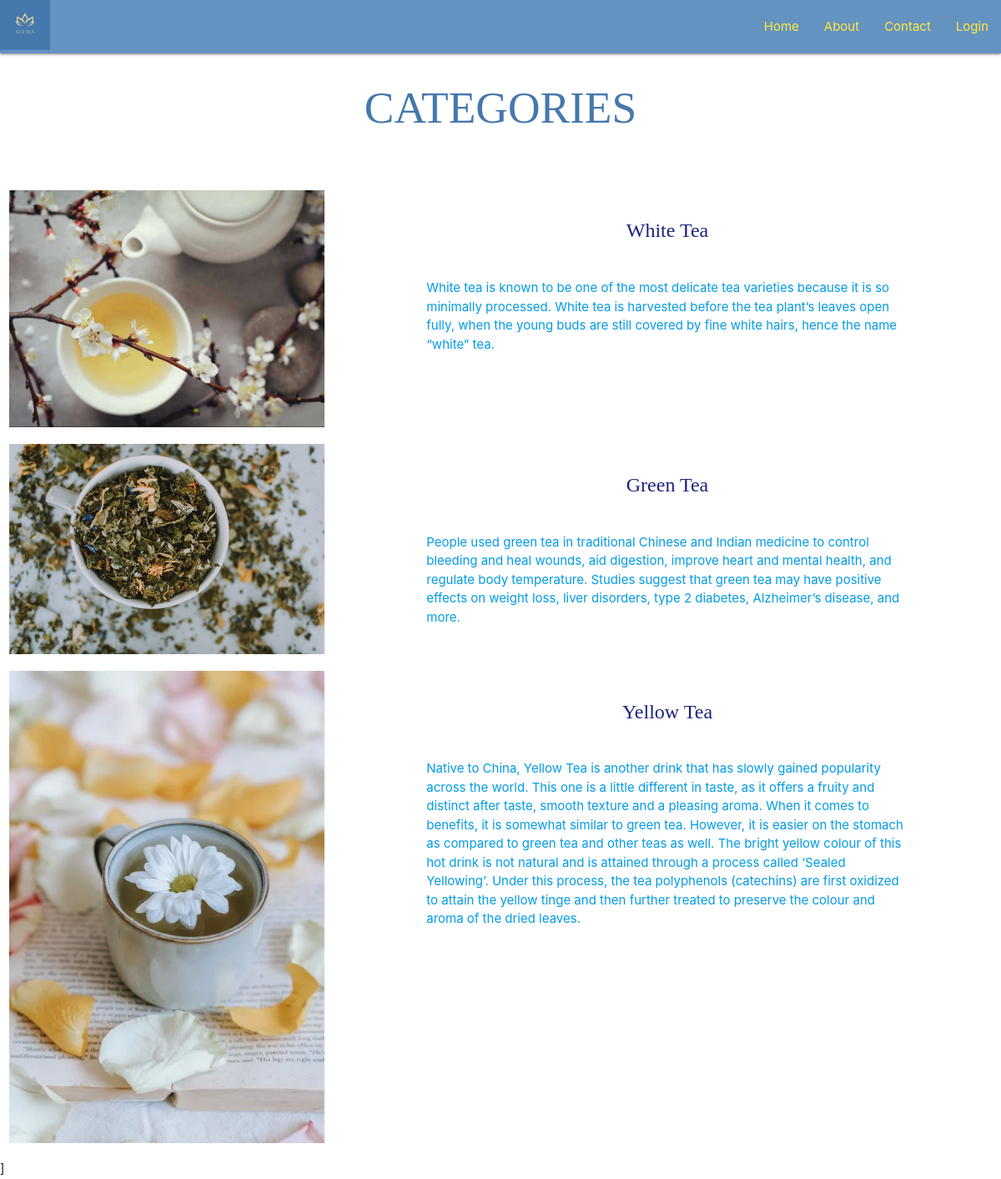
The app's page /shop/ with its own data.
### shop/models.py (models this page shows, shortened)
class Categories(models.Model):
    title=models.CharField(max_length=100, primary_key=True, unique=True, blank=False)
    slug=models.SlugField()
    body=models.TextField()
    thumb=models.ImageField(blank=True)

### shop/views.py (the view)
# urls.py: path('', views.categories_list,name="categories"),
def categories_list(request):
    categories=Categories.objects.all()
    return render(request, 'shop/categories.html',{'categories':categories})

### shop/templates/shop/categories.html (shortened to what this page needs)
{% load static %}
<html lang="en">
<head>
  <link rel="stylesheet" href="https://use.fontawesome.com/releases/v5.0.13/css/all.css">
  <link rel="stylesheet" href="https://cdnjs.cloudflare.com/ajax/libs/materialize/1.0.0-beta/css/materialize.min.css">
  <link rel="stylesheet" href="{% static 'style.css' %}">
</head>
<body>
<nav>
    <div class="nav-wrapper color">
      <a href="#" class="brand-logo"><img class="responsive-img logo" src="{% static 'img/VCT TEA(60X60).jpg' %}"></a>
      <ul id="nav-mobile" class="right hide-on-med-and-down">
        <li><a href="#"><span class="yellow-text">Home</span></a></li>
        <li><a href="#"><span class="yellow-text">About</span></a></li>
        <li><a href="#"><span class="yellow-text">Contact</span></a></li>
        <li><a href="#"><span class="yellow-text">Login</span></a></li>
      </ul>
    </div>
</nav>
    <div class="categories">
        <h2>CATEGORIES</h2>
        {% for category in categories %}
        <a href="{% url 'shop:product_list' title=category.title %}" >
          <div class="row">
            <div class="col s12 l4">
                <img src="{{ category.thumb.url }}" alt="" class="responsive-img materialboxed">
            </div>
            <div class="col s12 l6 offset-l1">
              <h2 class="indigo-text text-darken-4 card-font">{{ category.title }}</h2>
              <p>{{ category.body }}</p>
            </div>
          </div>
        </a>
        {% endfor %}
    </div>
</body>
</html>

### assets/style.css (style rules this page uses)
h2 { text-align: center; font-family: Mate; color: #4578ad; padding-bottom: 4%; }
.card-font { color: #4578ad; font-family: Volkhorn SC; font-size: large; }
.color { background-color: #6492c1; }
h2.card-font { font-size: x-large; }

### records on screen
Categories: thumb (picture), title "White Tea", body "White tea is known to be one of the most delicate tea varieties because it is so minimally processed. White tea is harvested before the tea plant’s leaves open fully, when the young buds are still covered by fine white hairs, hence the name “white” tea."
Categories: thumb (picture), title "Green Tea", body "People used green tea in traditional Chinese and Indian medicine to control bleeding and heal wounds, aid digestion, improve heart and mental health, and regulate body temperature. Studies suggest that green tea may have positive effects on weight loss, liver disorders, type 2 diabetes, Alzheimer’s disease, and more."
Categories: thumb (picture), title "Yellow Tea", body "Native to China, Yellow Tea is another drink that has slowly gained popularity across the world. This one is a little different in taste, as it offers a fruity and distinct after taste, smooth texture and a pleasing aroma. When it comes to benefits, it is somewhat similar to green tea. However, it is easier on the stomach as compared to green tea and other teas as well. The bright yellow colour of this hot drink is not natural and is attained through a process called ‘Sealed Yellowing’. Under this process, the tea polyphenols (catechins) are first oxidized to attain the yellow tinge and then further treated to preserve the colour and aroma of the dried leaves."
